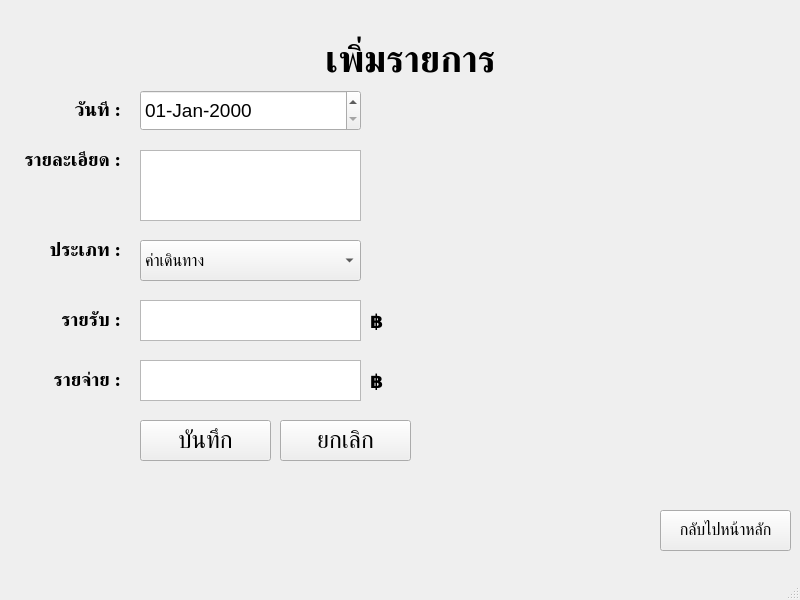
<?xml version="1.0" encoding="UTF-8"?>
<ui version="4.0">
 <class>MainWindow</class>
 <widget class="QMainWindow" name="MainWindow">
  <property name="geometry">
   <rect>
    <x>0</x>
    <y>0</y>
    <width>800</width>
    <height>600</height>
   </rect>
  </property>
  <property name="windowTitle">
   <string>MainWindow</string>
  </property>
  <widget class="QWidget" name="centralwidget">
   <widget class="QLabel" name="label">
    <property name="geometry">
     <rect>
      <x>160</x>
      <y>20</y>
      <width>501</width>
      <height>81</height>
     </rect>
    </property>
    <property name="font">
     <font>
      <family>Sukhumvit Set</family>
      <pointsize>28</pointsize>
      <weight>75</weight>
      <bold>true</bold>
     </font>
    </property>
    <property name="text">
     <string>เพิ่มรายการ</string>
    </property>
    <property name="alignment">
     <set>Qt::AlignCenter</set>
    </property>
   </widget>
   <widget class="QLabel" name="label_2">
    <property name="geometry">
     <rect>
      <x>20</x>
      <y>100</y>
      <width>101</width>
      <height>20</height>
     </rect>
    </property>
    <property name="font">
     <font>
      <family>Sukhumvit Set</family>
      <pointsize>14</pointsize>
      <weight>75</weight>
      <bold>true</bold>
     </font>
    </property>
    <property name="text">
     <string>วันที่ :</string>
    </property>
    <property name="alignment">
     <set>Qt::AlignRight|Qt::AlignTrailing|Qt::AlignVCenter</set>
    </property>
   </widget>
   <widget class="QDateEdit" name="date_field">
    <property name="geometry">
     <rect>
      <x>140</x>
      <y>90</y>
      <width>221</width>
      <height>41</height>
     </rect>
    </property>
    <property name="font">
     <font>
      <pointsize>14</pointsize>
     </font>
    </property>
    <property name="displayFormat">
     <string>dd-MMM-yyyy</string>
    </property>
   </widget>
   <widget class="QLabel" name="label_3">
    <property name="geometry">
     <rect>
      <x>20</x>
      <y>150</y>
      <width>101</width>
      <height>20</height>
     </rect>
    </property>
    <property name="font">
     <font>
      <family>Sukhumvit Set</family>
      <pointsize>14</pointsize>
      <weight>75</weight>
      <bold>true</bold>
     </font>
    </property>
    <property name="text">
     <string>รายละเอียด :</string>
    </property>
    <property name="alignment">
     <set>Qt::AlignRight|Qt::AlignTrailing|Qt::AlignVCenter</set>
    </property>
   </widget>
   <widget class="QPlainTextEdit" name="desc_field">
    <property name="geometry">
     <rect>
      <x>140</x>
      <y>150</y>
      <width>221</width>
      <height>71</height>
     </rect>
    </property>
    <property name="font">
     <font>
      <pointsize>12</pointsize>
     </font>
    </property>
   </widget>
   <widget class="QLabel" name="label_4">
    <property name="geometry">
     <rect>
      <x>20</x>
      <y>240</y>
      <width>101</width>
      <height>20</height>
     </rect>
    </property>
    <property name="font">
     <font>
      <family>Sukhumvit Set</family>
      <pointsize>14</pointsize>
      <weight>75</weight>
      <bold>true</bold>
     </font>
    </property>
    <property name="text">
     <string>ประเภท :</string>
    </property>
    <property name="alignment">
     <set>Qt::AlignRight|Qt::AlignTrailing|Qt::AlignVCenter</set>
    </property>
   </widget>
   <widget class="QLabel" name="label_5">
    <property name="geometry">
     <rect>
      <x>20</x>
      <y>310</y>
      <width>101</width>
      <height>20</height>
     </rect>
    </property>
    <property name="font">
     <font>
      <family>Sukhumvit Set</family>
      <pointsize>14</pointsize>
      <weight>75</weight>
      <bold>true</bold>
     </font>
    </property>
    <property name="text">
     <string>รายรับ :</string>
    </property>
    <property name="alignment">
     <set>Qt::AlignRight|Qt::AlignTrailing|Qt::AlignVCenter</set>
    </property>
   </widget>
   <widget class="QTextEdit" name="income_field">
    <property name="geometry">
     <rect>
      <x>140</x>
      <y>300</y>
      <width>221</width>
      <height>41</height>
     </rect>
    </property>
    <property name="font">
     <font>
      <pointsize>14</pointsize>
     </font>
    </property>
   </widget>
   <widget class="QLabel" name="label_6">
    <property name="geometry">
     <rect>
      <x>20</x>
      <y>370</y>
      <width>101</width>
      <height>20</height>
     </rect>
    </property>
    <property name="font">
     <font>
      <family>Sukhumvit Set</family>
      <pointsize>14</pointsize>
      <weight>75</weight>
      <bold>true</bold>
     </font>
    </property>
    <property name="text">
     <string>รายจ่าย :</string>
    </property>
    <property name="alignment">
     <set>Qt::AlignRight|Qt::AlignTrailing|Qt::AlignVCenter</set>
    </property>
   </widget>
   <widget class="QTextEdit" name="spend_field">
    <property name="geometry">
     <rect>
      <x>140</x>
      <y>360</y>
      <width>221</width>
      <height>41</height>
     </rect>
    </property>
    <property name="font">
     <font>
      <pointsize>14</pointsize>
     </font>
    </property>
   </widget>
   <widget class="QLabel" name="label_7">
    <property name="geometry">
     <rect>
      <x>370</x>
      <y>310</y>
      <width>21</width>
      <height>20</height>
     </rect>
    </property>
    <property name="font">
     <font>
      <family>Sukhumvit Set</family>
      <pointsize>14</pointsize>
      <weight>75</weight>
      <bold>true</bold>
     </font>
    </property>
    <property name="text">
     <string>฿</string>
    </property>
    <property name="alignment">
     <set>Qt::AlignLeading|Qt::AlignLeft|Qt::AlignVCenter</set>
    </property>
   </widget>
   <widget class="QLabel" name="label_8">
    <property name="geometry">
     <rect>
      <x>370</x>
      <y>370</y>
      <width>21</width>
      <height>20</height>
     </rect>
    </property>
    <property name="font">
     <font>
      <family>Sukhumvit Set</family>
      <pointsize>14</pointsize>
      <weight>75</weight>
      <bold>true</bold>
     </font>
    </property>
    <property name="text">
     <string>฿</string>
    </property>
    <property name="alignment">
     <set>Qt::AlignLeading|Qt::AlignLeft|Qt::AlignVCenter</set>
    </property>
   </widget>
   <widget class="QPushButton" name="add_btn">
    <property name="geometry">
     <rect>
      <x>140</x>
      <y>420</y>
      <width>131</width>
      <height>41</height>
     </rect>
    </property>
    <property name="font">
     <font>
      <family>Sukhumvit Set</family>
      <pointsize>18</pointsize>
      <weight>50</weight>
      <bold>false</bold>
     </font>
    </property>
    <property name="text">
     <string>บันทึก</string>
    </property>
   </widget>
   <widget class="QPushButton" name="reset_btn">
    <property name="geometry">
     <rect>
      <x>280</x>
      <y>420</y>
      <width>131</width>
      <height>41</height>
     </rect>
    </property>
    <property name="font">
     <font>
      <family>Sukhumvit Set</family>
      <pointsize>18</pointsize>
      <weight>50</weight>
      <bold>false</bold>
     </font>
    </property>
    <property name="text">
     <string>ยกเลิก</string>
    </property>
   </widget>
   <widget class="QPushButton" name="to_summary_btn">
    <property name="geometry">
     <rect>
      <x>660</x>
      <y>510</y>
      <width>131</width>
      <height>41</height>
     </rect>
    </property>
    <property name="font">
     <font>
      <family>Sukhumvit Set</family>
      <pointsize>12</pointsize>
      <weight>50</weight>
      <bold>false</bold>
     </font>
    </property>
    <property name="text">
     <string>กลับไปหน้าหลัก</string>
    </property>
   </widget>
   <widget class="QComboBox" name="type_field">
    <property name="geometry">
     <rect>
      <x>140</x>
      <y>240</y>
      <width>221</width>
      <height>41</height>
     </rect>
    </property>
    <property name="font">
     <font>
      <pointsize>12</pointsize>
     </font>
    </property>
    <item>
     <property name="text">
      <string>ค่าเดินทาง</string>
     </property>
    </item>
    <item>
     <property name="text">
      <string>ค่าอาหาร</string>
     </property>
    </item>
    <item>
     <property name="text">
      <string>ค่าใช้จ่ายทั่วไป</string>
     </property>
    </item>
    <item>
     <property name="text">
      <string>ค่าใช้จ่ายออนไลน์</string>
     </property>
    </item>
    <item>
     <property name="text">
      <string>ค่าใช้จ่ายของใช้ที่จำเป็น</string>
     </property>
    </item>
    <item>
     <property name="text">
      <string>รายรับทั่วไป</string>
     </property>
    </item>
    <item>
     <property name="text">
      <string>รายรับเงินเดือน</string>
     </property>
    </item>
    <item>
     <property name="text">
      <string/>
     </property>
    </item>
   </widget>
  </widget>
  <widget class="QMenuBar" name="menubar">
   <property name="geometry">
    <rect>
     <x>0</x>
     <y>0</y>
     <width>800</width>
     <height>22</height>
    </rect>
   </property>
  </widget>
  <widget class="QStatusBar" name="statusbar"/>
 </widget>
 <resources/>
 <connections/>
</ui>
